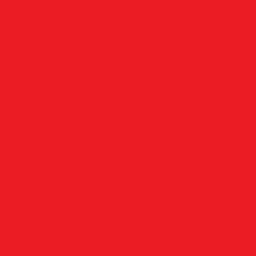
#> input picture opencv/images/red.jpg, 64 x 64 px (shown 4 times larger); the run also reads 1 picture not shown here
$ python crane_demo.py
#> lines starting #> are read from the running program, lines starting #| are printed output that depends on the picture; after the words box and inside, x2 and y2 are one past the last pixel; in counts of white or black regions, pixels touching at a corner belong together
#> further down, src_im1 is the input picture: shape (64, 64, 3); mean B, G, R 36, 28, 235
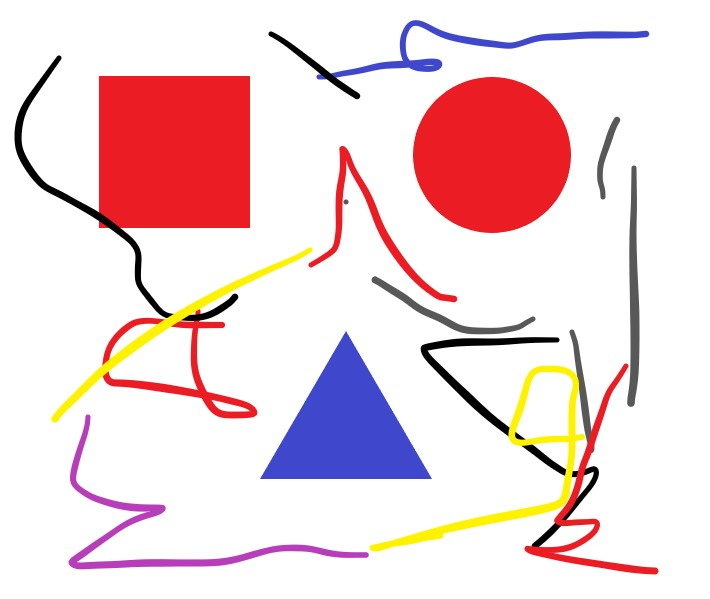
#> input picture opencv/images/target.jpg, 710 x 599 px
#> further down, src_im2 is the input picture: shape (599, 710, 3); mean B, G, R 217.5, 214.4, 239.2
import cv2 as cv
import numpy as np

def gethsv_demo(src_im):
    hsv = cv.cvtColor(src_im,cv.COLOR_BGR2HSV)
#> hsv: shape (64, 64, 3); mean H, S, V 179, 225, 235
#> in gethsv_demo (call 2), `hsv = cv.cvtColor(src_im,cv.COLOR_BGR2HSV)`: hsv: shape (599, 710, 3); mean H, S, V 38.7, 38.8, 244.3
    return (hsv)


def hist2d_demo(src_hsv):
    hist = cv.calcHist([src_hsv],[0,1],None,[32,32],[0,180,0,256])
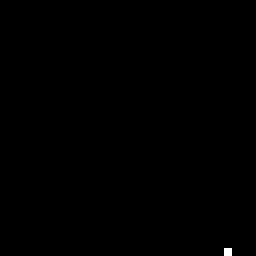
#> hist: shape (32, 32) float32 (shown 8 times larger); values 0 (black) and 4096 (white), 0.1% white in thin lines or dots, all inside (x1, y1, x2, y2) = (28, 31, 29, 32)
    return (hist)


def back_projection_demo(hist_sample,hsv_target):
    cv.normalize(hist_sample,hist_sample,0,255,cv.NORM_MINMAX)
    dst = cv.calcBackProject([hsv_target],[0,1],hist_sample,[0,180,0,256],1)
#> dst: shape (599, 710); 9.3% white; 172 white regions (143 under 20 px), largest, box (x1, y1, x2, y2) and area: (101, 77, 249, 227) 20449, (415, 79, 569, 231) 16866, (242, 80, 245, 224) 432
    return (dst)


def template_demo(tpl,target):
    method = [cv.TM_SQDIFF_NORMED]
    th , tw = tpl.shape[:2]
    result = cv.matchTemplate(target,tpl,method[0])
    min_val,max_val,min_loc,max_loc = cv.minMaxLoc(result)
    tl = min_loc
    br = (tl[0]+tw,tl[1]+th)
    return (cv.rectangle(target,tl,br,(0,0,200),2))


def contours_demo(src_im):
    src_blur = cv.GaussianBlur(src_im,(3,3),0)
    src_gray = cv.cvtColor(src_blur,cv.COLOR_BGR2GRAY)
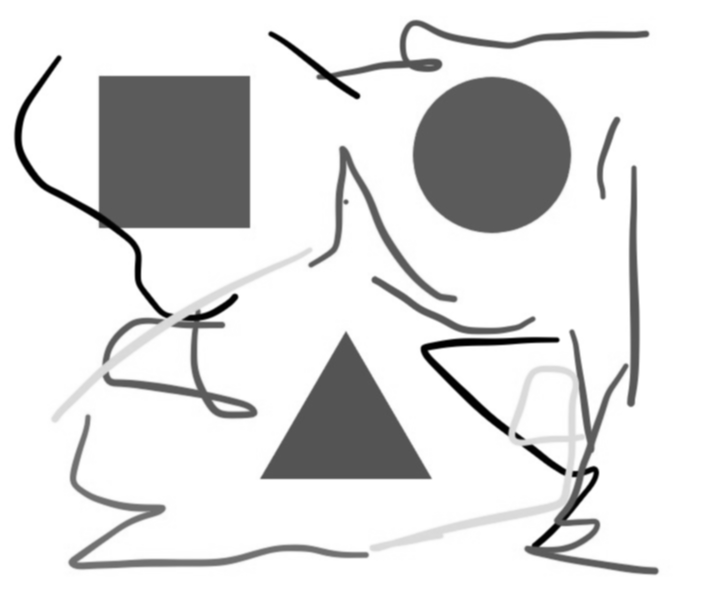
#> src_gray: shape (599, 710); min 0, max 255, mean 222.2
    #src_gray *= 255
    #src_gray = src_gray.astype(np.uint8)
    ret,src_binary = cv.threshold(src_gray,0,255,cv.THRESH_BINARY_INV | cv.THRESH_OTSU)
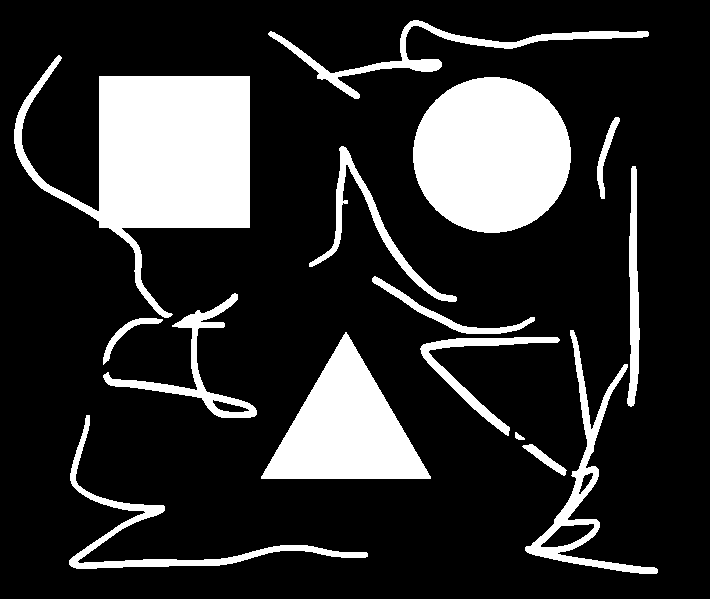
#> src_binary: shape (599, 710); 18.8% white; 15 white regions
#> ret = 171
    cv.imshow("b", src_binary)
    contours,heriachy = cv.findContours(src_binary,cv.RETR_EXTERNAL,cv.CHAIN_APPROX_SIMPLE)
#> contours = 15 contours; largest, box (x1, y1, x2, y2) and area: (14, 55, 250, 318) 24707, (413, 77, 571, 233) 19123, (261, 332, 431, 479) 12505, (525, 330, 658, 574) 4400, (268, 20, 649, 99) 3044; heriachy = 15 rows, first 6: [1, -1, -1, -1], [2, 0, -1, -1], [3, 1, -1, -1], [4, 2, -1, -1], [5, 3, -1, -1], [6, 4, -1, -1]
    for i , contour in enumerate(contours):
        cv.drawContours(src_im,contours,i,(0,0,255),2)
#> this loop made 15 passes
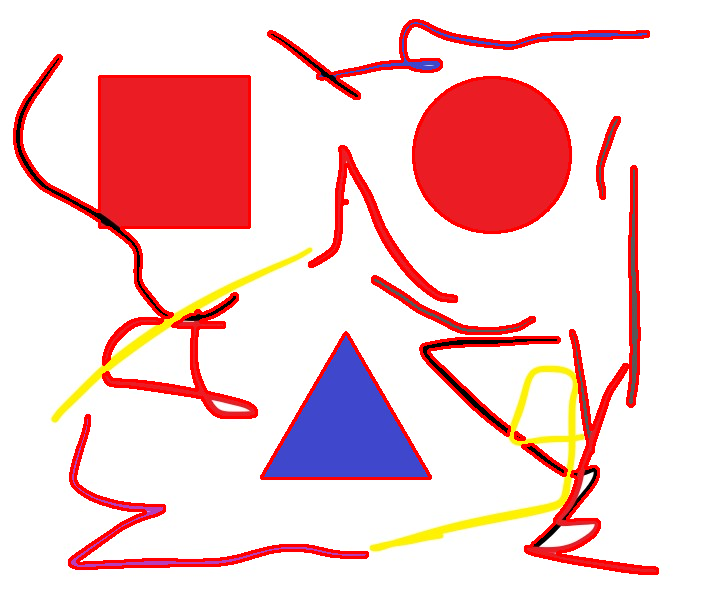
#> src_im: shape (599, 710, 3); 6.62% of pixels changed, all inside (x1, y1, x2, y2) = (13, 19, 659, 575)
    return (src_im)


if __name__ == "__main__" :
    path_im1 = 'images/red.jpg'
    path_im2 = 'images/target.jpg'
    src_im1 = cv.imread(path_im1)
    src_im2 = cv.imread(path_im2)
    hsv = gethsv_demo(src_im1)
    hsv2 = gethsv_demo(src_im2)
    hist = hist2d_demo(hsv)
    dst = back_projection_demo(hist,hsv2)
    cv.imshow('dst',dst)
    #cv.imwrite('images/download_im.jpg',dst)
    cv.imshow('dst1',contours_demo(src_im2))

    tpl = cv.imread('images/sample.jpg')
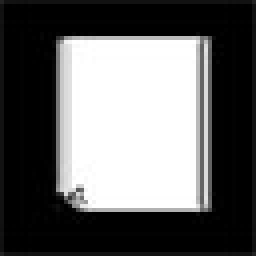
#> input picture opencv/images/sample.jpg, 64 x 64 px (shown 4 times larger)
#> tpl is the input picture: shape (64, 64, 3); min 0, max 255, mean 98.5
    target = cv.imread('images/download_im.jpg')
    output = template_demo(tpl,target)
#> in template_demo, `method = [cv.TM_SQDIFF_NORMED]`: method = [1]
#> in template_demo, `result = cv.matchTemplate(target,tpl,method[0])`:
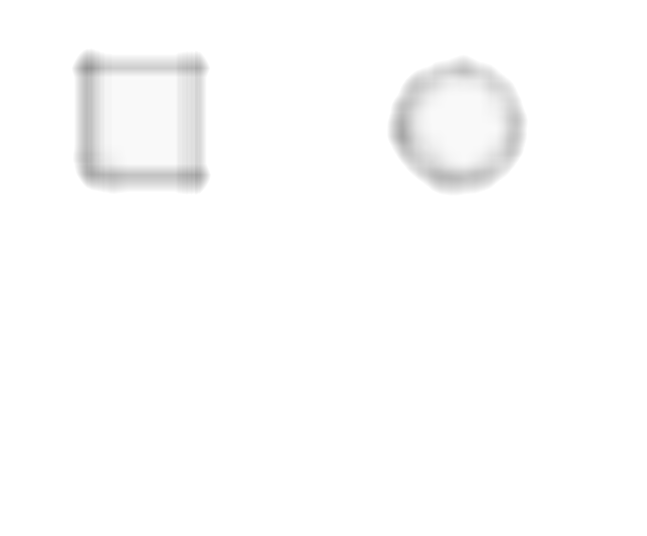
#> result: shape (536, 647) float32; min 0.594, max 1, mean 0.99
#> in template_demo, `min_val,max_val,min_loc,max_loc = cv.minMaxLoc(result)`: min_val = 0.594; max_val = 1; min_loc = (87, 68); max_loc = (0, 0)
#> in template_demo, `tl = min_loc`: tl = (87, 68)
#> in template_demo, `br = (tl[0]+tw,tl[1]+th)`: br = (151, 132)
    #cv.imwrite('images/output1.jpg',output)
    cv.imshow('output',output)
    cv.waitKey(0)
    cv.destroyAllWindows()
